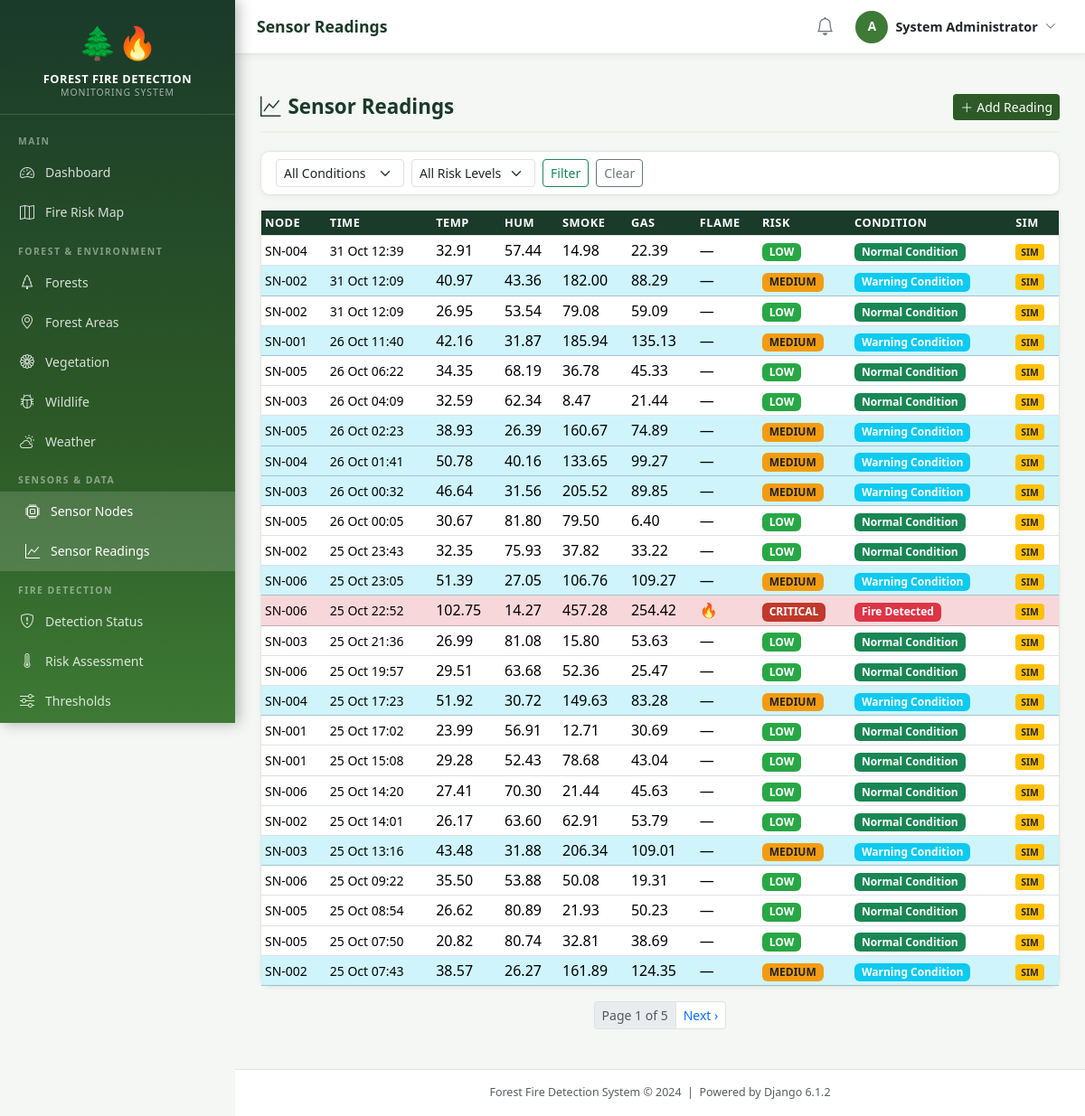
The app's page /sensors/readings/ (signed in) with its own data.
### accounts/models.py (models this page shows, shortened)
class CustomUser(AbstractUser):
    ROLE_CHOICES = [
        ('administrator', 'Administrator'),
        ('forest_officer', 'Forest Officer'),
        ('fire_department', 'Fire Department'),
        ('local_authority', 'Local Authority'),
    ]
    role = models.CharField(max_length=20, choices=ROLE_CHOICES, default='forest_officer')
    phone_number = models.CharField(max_length=15, blank=True)
    department = models.CharField(max_length=100, blank=True)
    employee_id = models.CharField(max_length=20, blank=True)
    profile_picture = models.ImageField(upload_to='profiles/', blank=True, null=True)
    is_active = models.BooleanField(default=True)
    created_at = models.DateTimeField(auto_now_add=True)
    updated_at = models.DateTimeField(auto_now=True)
    @property
    def is_admin(self):
        return self.role == 'administrator' or self.is_superuser
    class Meta:
        verbose_name = 'User'
        verbose_name_plural = 'Users'

### sensors/models.py (models this page shows, shortened)
class SensorData(models.Model):
    CONDITION_CHOICES = [
        ('normal', 'Normal Condition'),
        ('warning', 'Warning Condition'),
        ('fire_suspected', 'Fire Suspected'),
        ('fire_detected', 'Fire Detected'),
    ]
    RISK_LEVEL_CHOICES = [
        ('low', 'LOW'),
        ('medium', 'MEDIUM'),
        ('high', 'HIGH'),
        ('critical', 'CRITICAL'),
    ]
    node = models.ForeignKey(SensorNode, on_delete=models.CASCADE, related_name='sensor_readings')
    timestamp = models.DateTimeField(default=timezone.now)
    temperature = models.DecimalField(max_digits=6, decimal_places=2, null=True, blank=True,
                                       help_text='°C')
    humidity = models.DecimalField(max_digits=5, decimal_places=2, null=True, blank=True,
                                    help_text='%')
    smoke_level = models.DecimalField(max_digits=7, decimal_places=2, null=True, blank=True,
                                       help_text='ppm')
    gas_concentration = models.DecimalField(max_digits=7, decimal_places=2, null=True, blank=True,
                                             help_text='ppm')
    flame_detected = models.BooleanField(default=False)
    flame_intensity = models.DecimalField(max_digits=5, decimal_places=2, null=True, blank=True,
                                           help_text='0-100 scale')
    fire_risk_score = models.DecimalField(max_digits=5, decimal_places=2, null=True, blank=True,
                                           help_text='0-100 composite risk score')
    risk_level = models.CharField(max_length=10, choices=RISK_LEVEL_CHOICES, default='low')
    condition = models.CharField(max_length=20, choices=CONDITION_CHOICES, default='normal')
    is_simulated = models.BooleanField(default=False)
    is_valid = models.BooleanField(default=True)
    notes = models.TextField(blank=True)
    class Meta:
        ordering = ['-timestamp']
        verbose_name = 'Sensor Reading'
        verbose_name_plural = 'Sensor Readings'

class SensorNode(models.Model):
    STATUS_CHOICES = [
        ('active', 'Active'),
        ('inactive', 'Inactive'),
        ('maintenance', 'Under Maintenance'),
        ('faulty', 'Faulty'),
    ]
    node_id = models.CharField(max_length=50, unique=True)
    name = models.CharField(max_length=200)
    forest_area = models.ForeignKey(ForestArea, on_delete=models.SET_NULL, null=True,
                                    related_name='sensor_nodes')
    latitude = models.DecimalField(max_digits=10, decimal_places=7, null=True, blank=True)
    longitude = models.DecimalField(max_digits=10, decimal_places=7, null=True, blank=True)
    altitude_m = models.DecimalField(max_digits=7, decimal_places=2, null=True, blank=True)
    status = models.CharField(max_length=20, choices=STATUS_CHOICES, default='active')
    installed_at = models.DateTimeField(default=timezone.now)
    last_seen = models.DateTimeField(null=True, blank=True)
    battery_level = models.PositiveSmallIntegerField(null=True, blank=True, help_text='0-100 %')
    notes = models.TextField(blank=True)
    is_simulated = models.BooleanField(default=False,
                                        help_text='True if this is a simulated/demo node')
    class Meta:
        ordering = ['node_id']

### sensors/views.py (the view)
# urls.py: path('readings/', views.reading_list, name='reading_list'),
@login_required
def reading_list(request):
    readings = SensorData.objects.select_related('node__forest_area__forest').order_by('-timestamp')
    condition_filter = request.GET.get('condition')
    risk_filter = request.GET.get('risk')
    if condition_filter:
        readings = readings.filter(condition=condition_filter)
    if risk_filter:
        readings = readings.filter(risk_level=risk_filter)
    paginator = Paginator(readings, 25)
    page_obj = paginator.get_page(request.GET.get('page'))
    return render(request, 'sensors/reading_list.html',
                  {'page_obj': page_obj, 'title': 'Sensor Readings',
                   'condition_filter': condition_filter, 'risk_filter': risk_filter})

### templates/sensors/reading_list.html (shortened to what this page needs)
{% extends 'base.html' %}
{% block content %}
<div class="section-header">
  <h1 class="section-title"><i class="bi bi-graph-up me-2"></i>{{ title }}</h1>
  <a href="{% url 'sensors:reading_create' %}" class="btn btn-forest btn-sm"><i class="bi bi-plus-lg me-1"></i>Add Reading</a>
</div>
<div class="card mb-3">
  <div class="card-body py-2">
    <form method="get" class="row g-2 align-items-end">
      <div class="col-auto">
        <select name="condition" class="form-select form-select-sm">
          <option value="">All Conditions</option>
        </select>
      </div>
      <div class="col-auto">
        <select name="risk" class="form-select form-select-sm">
          <option value="">All Risk Levels</option>
        </select>
      </div>
      <div class="col-auto"><button type="submit" class="btn btn-outline-success btn-sm">Filter</button></div>
      <div class="col-auto"><a href="{% url 'sensors:reading_list' %}" class="btn btn-outline-secondary btn-sm">Clear</a></div>
    </form>
  </div>
</div>
<div class="card"><div class="table-responsive">
  <table class="table table-hover table-forest mb-0 table-sm">
    <thead><tr><th>Node</th><th>Time</th><th>Temp</th><th>Hum</th><th>Smoke</th><th>Gas</th><th>Flame</th><th>Risk</th><th>Condition</th><th>Sim</th></tr></thead>
    <tbody>
      {% for r in page_obj %}
      <tr class="{% if r.condition == 'fire_detected' %}table-danger{% elif r.condition == 'fire_suspected' %}table-warning{% elif r.condition == 'warning' %}table-info{% endif %}">
        <td><small>{{ r.node.node_id }}</small></td>
        <td><small>{{ r.timestamp|date:"d M H:i" }}</small></td>
        <td>{{ r.temperature|default:"—" }}</td>
        <td>{{ r.humidity|default:"—" }}</td>
        <td>{{ r.smoke_level|default:"—" }}</td>
        <td>{{ r.gas_concentration|default:"—" }}</td>
        <td>{% if r.flame_detected %}<span class="text-danger">🔥</span>{% else %}—{% endif %}</td>
        <td><span class="badge badge-risk-{{ r.risk_level }}">{{ r.risk_level|upper }}</span></td>
        <td><span class="badge {% if r.condition == 'fire_detected' %}bg-danger{% elif r.condition == 'fire_suspected' %}bg-warning text-dark{% elif r.condition == 'warning' %}bg-info{% else %}bg-success{% endif %}">{{ r.get_condition_display }}</span></td>
        <td>{% if r.is_simulated %}<span class="simulated-badge">SIM</span>{% endif %}</td>
      </tr>
      {% empty %}<tr><td colspan="10" class="text-center text-muted py-4">No readings found.</td></tr>{% endfor %}
    </tbody>
  </table>
</div></div>
{% if page_obj.has_other_pages %}
<nav class="mt-3"><ul class="pagination pagination-sm justify-content-center">
  <li class="page-item disabled"><span class="page-link">Page {{ page_obj.number }} of {{ page_obj.paginator.num_pages }}</span></li>
  {% if page_obj.has_next %}<li class="page-item"><a class="page-link" href="?page={{ page_obj.next_page_number }}">Next ›</a></li>{% endif %}
</ul></nav>
{% endif %}
{% endblock %}

### templates/base.html (shortened to what this page needs)
{% load static %}
<!DOCTYPE html>
<html lang="en">
<head>
    <link href="https://cdn.jsdelivr.net/npm/bootstrap@5.3.2/dist/css/bootstrap.min.css" rel="stylesheet">
    <link href="https://cdn.jsdelivr.net/npm/bootstrap-icons@1.11.3/font/bootstrap-icons.min.css" rel="stylesheet">
    <link rel="stylesheet" href="https://unpkg.com/leaflet@1.9.4/dist/leaflet.css">
    <link rel="stylesheet" href="{% static 'css/main.css' %}">
</head>
<body>
<nav class="sidebar" id="mainSidebar">
    <div class="sidebar-brand">
        <span class="brand-icon">🌲🔥</span>
        <div class="brand-title">Forest Fire Detection</div>
        <div class="brand-subtitle">Monitoring System</div>
    </div>
    <ul class="nav flex-column py-2">
        <li class="nav-section-label">Main</li>
        <li class="nav-item">
            <a class="nav-link" href="{% url 'dashboard:home' %}">
                <span class="icon"><i class="bi bi-speedometer2"></i></span> Dashboard
            </a>
        </li>
        <li class="nav-item">
            <a class="nav-link" href="{% url 'dashboard:fire_risk_map' %}">
                <span class="icon"><i class="bi bi-map"></i></span> Fire Risk Map
            </a>
        </li>
        <li class="nav-section-label">Forest & Environment</li>
        <li class="nav-item">
            <a class="nav-link" href="{% url 'forest_env:forest_list' %}">
                <span class="icon"><i class="bi bi-tree"></i></span> Forests
            </a>
        </li>
        <li class="nav-item">
            <a class="nav-link" href="{% url 'forest_env:area_list' %}">
                <span class="icon"><i class="bi bi-geo-alt"></i></span> Forest Areas
            </a>
        </li>
        <li class="nav-item">
            <a class="nav-link" href="{% url 'forest_env:vegetation_list' %}">
                <span class="icon"><i class="bi bi-flower1"></i></span> Vegetation
            </a>
        </li>
        <li class="nav-item">
            <a class="nav-link" href="{% url 'forest_env:wildlife_list' %}">
                <span class="icon"><i class="bi bi-bug"></i></span> Wildlife
            </a>
        </li>
        <li class="nav-item">
            <a class="nav-link" href="{% url 'forest_env:weather_list' %}">
                <span class="icon"><i class="bi bi-cloud-sun"></i></span> Weather
            </a>
        </li>
        <li class="nav-section-label">Sensors & Data</li>
        <li class="nav-item">
            <a class="nav-link" href="{% url 'sensors:node_list' %}">
                <span class="icon"><i class="bi bi-cpu"></i></span> Sensor Nodes
            </a>
        </li>
        <li class="nav-item">
            <a class="nav-link" href="{% url 'sensors:reading_list' %}">
                <span class="icon"><i class="bi bi-graph-up"></i></span> Sensor Readings
            </a>
        </li>
        <li class="nav-section-label">Fire Detection</li>
        <li class="nav-item">
            <a class="nav-link" href="{% url 'detection:status' %}">
                <span class="icon"><i class="bi bi-shield-exclamation"></i></span> Detection Status
            </a>
        </li>
        <li class="nav-item">
            <a class="nav-link" href="{% url 'detection:risk_dashboard' %}">
                <span class="icon"><i class="bi bi-thermometer-high"></i></span> Risk Assessment
            </a>
        </li>
        <li class="nav-item">
            <a class="nav-link" href="{% url 'detection:threshold_list' %}">
                <span class="icon"><i class="bi bi-sliders"></i></span> Thresholds
            </a>
        </li>
        <li class="nav-section-label">Alerts & Notifications</li>
    </ul>
</nav>
<div class="main-content">
    <div class="top-navbar">
        <div class="d-flex align-items-center gap-3">
            <span class="page-title-nav">{% block page_title %}{{ title|default:"Dashboard" }}{% endblock %}</span>
        </div>
        <div class="d-flex align-items-center gap-3">
            <a href="{% url 'alerts:alert_list' %}" class="position-relative text-secondary">
                <i class="bi bi-bell fs-5"></i>
            </a>
            <div class="dropdown">
                <button class="btn btn-sm d-flex align-items-center gap-2 border-0 bg-transparent"
                        data-bs-toggle="dropdown">
                    <div class="user-avatar">{{ user.username|first|upper }}</div>
                    <span class="d-none d-sm-inline text-dark fw-semibold" style="font-size:0.9rem;">
                        {{ user.get_full_name|default:user.username }}
                    </span>
                    <i class="bi bi-chevron-down small text-muted"></i>
                </button>
            </div>
        </div>
    </div>
    <div class="px-4 pt-3">
    </div>
    <div class="content-area">
        {% block content %}{% endblock %}
    </div>
    <footer class="text-center py-3 text-muted border-top bg-white" style="font-size:0.78rem;">
        Forest Fire Detection System &copy; 2024 &nbsp;|&nbsp; Powered by Django 6.1.2
    </footer>
</div>
</body>
</html>

### records on screen
CustomUser: username|first "A", get_full_name "System Administrator"
SensorData: node.node_id "SN-004", timestamp "31 Oct 12:39", temperature "32.91", humidity "57.44", smoke_level "14.98", gas_concentration "22.39", risk_level "LOW", condition "Normal Condition", is_simulated "SIM"
SensorData: node.node_id "SN-002", timestamp "31 Oct 12:09", temperature "40.97", humidity "43.36", smoke_level "182.00", gas_concentration "88.29", risk_level "MEDIUM", condition "Warning Condition", is_simulated "SIM"
SensorData: node.node_id "SN-002", timestamp "31 Oct 12:09", temperature "26.95", humidity "53.54", smoke_level "79.08", gas_concentration "59.09", risk_level "LOW", condition "Normal Condition", is_simulated "SIM"
SensorData: node.node_id "SN-001", timestamp "26 Oct 11:40", temperature "42.16", humidity "31.87", smoke_level "185.94", gas_concentration "135.13", risk_level "MEDIUM", condition "Warning Condition", is_simulated "SIM"
SensorData: node.node_id "SN-005", timestamp "26 Oct 06:22", temperature "34.35", humidity "68.19", smoke_level "36.78", gas_concentration "45.33", risk_level "LOW", condition "Normal Condition", is_simulated "SIM"
SensorData: node.node_id "SN-003", timestamp "26 Oct 04:09", temperature "32.59", humidity "62.34", smoke_level "8.47", gas_concentration "21.44", risk_level "LOW", condition "Normal Condition", is_simulated "SIM"
SensorData: node.node_id "SN-005", timestamp "26 Oct 02:23", temperature "38.93", humidity "26.39", smoke_level "160.67", gas_concentration "74.89", risk_level "MEDIUM", condition "Warning Condition", is_simulated "SIM"
SensorData: node.node_id "SN-004", timestamp "26 Oct 01:41", temperature "50.78", humidity "40.16", smoke_level "133.65", gas_concentration "99.27", risk_level "MEDIUM", condition "Warning Condition", is_simulated "SIM"
SensorData: node.node_id "SN-003", timestamp "26 Oct 00:32", temperature "46.64", humidity "31.56", smoke_level "205.52", gas_concentration "89.85", risk_level "MEDIUM", condition "Warning Condition", is_simulated "SIM"
SensorData: node.node_id "SN-005", timestamp "26 Oct 00:05", temperature "30.67", humidity "81.80", smoke_level "79.50", gas_concentration "6.40", risk_level "LOW", condition "Normal Condition", is_simulated "SIM"
SensorData: node.node_id "SN-002", timestamp "25 Oct 23:43", temperature "32.35", humidity "75.93", smoke_level "37.82", gas_concentration "33.22", risk_level "LOW", condition "Normal Condition", is_simulated "SIM"
SensorData: node.node_id "SN-006", timestamp "25 Oct 23:05", temperature "51.39", humidity "27.05", smoke_level "106.76", gas_concentration "109.27", risk_level "MEDIUM", condition "Warning Condition", is_simulated "SIM"
SensorData: node.node_id "SN-006", timestamp "25 Oct 22:52", temperature "102.75", humidity "14.27", smoke_level "457.28", gas_concentration "254.42", risk_level "CRITICAL", condition "Fire Detected", is_simulated "SIM"
SensorData: node.node_id "SN-003", timestamp "25 Oct 21:36", temperature "26.99", humidity "81.08", smoke_level "15.80", gas_concentration "53.63", risk_level "LOW", condition "Normal Condition", is_simulated "SIM"
SensorData: node.node_id "SN-006", timestamp "25 Oct 19:57", temperature "29.51", humidity "63.68", smoke_level "52.36", gas_concentration "25.47", risk_level "LOW", condition "Normal Condition", is_simulated "SIM"
SensorData: node.node_id "SN-004", timestamp "25 Oct 17:23", temperature "51.92", humidity "30.72", smoke_level "149.63", gas_concentration "83.28", risk_level "MEDIUM", condition "Warning Condition", is_simulated "SIM"
SensorData: node.node_id "SN-001", timestamp "25 Oct 17:02", temperature "23.99", humidity "56.91", smoke_level "12.71", gas_concentration "30.69", risk_level "LOW", condition "Normal Condition", is_simulated "SIM"
SensorData: node.node_id "SN-001", timestamp "25 Oct 15:08", temperature "29.28", humidity "52.43", smoke_level "78.68", gas_concentration "43.04", risk_level "LOW", condition "Normal Condition", is_simulated "SIM"
SensorData: node.node_id "SN-006", timestamp "25 Oct 14:20", temperature "27.41", humidity "70.30", smoke_level "21.44", gas_concentration "45.63", risk_level "LOW", condition "Normal Condition", is_simulated "SIM"
SensorData: node.node_id "SN-002", timestamp "25 Oct 14:01", temperature "26.17", humidity "63.60", smoke_level "62.91", gas_concentration "53.79", risk_level "LOW", condition "Normal Condition", is_simulated "SIM"
SensorData: node.node_id "SN-003", timestamp "25 Oct 13:16", temperature "43.48", humidity "31.88", smoke_level "206.34", gas_concentration "109.01", risk_level "MEDIUM", condition "Warning Condition", is_simulated "SIM"
SensorData: node.node_id "SN-006", timestamp "25 Oct 09:22", temperature "35.50", humidity "53.88", smoke_level "50.08", gas_concentration "19.31", risk_level "LOW", condition "Normal Condition", is_simulated "SIM"
SensorData: node.node_id "SN-005", timestamp "25 Oct 08:54", temperature "26.62", humidity "80.89", smoke_level "21.93", gas_concentration "50.23", risk_level "LOW", condition "Normal Condition", is_simulated "SIM"
SensorData: node.node_id "SN-005", timestamp "25 Oct 07:50", temperature "20.82", humidity "80.74", smoke_level "32.81", gas_concentration "38.69", risk_level "LOW", condition "Normal Condition", is_simulated "SIM"
SensorData: node.node_id "SN-002", timestamp "25 Oct 07:43", temperature "38.57", humidity "26.27", smoke_level "161.89", gas_concentration "124.35", risk_level "MEDIUM", condition "Warning Condition", is_simulated "SIM"

### other values on screen
{{ title|default:"Dashboard" }} "Sensor Readings"
{{ title }} "Sensor Readings"
{{ page_obj.number }} "1"
{{ page_obj.paginator.num_pages }} "5"
